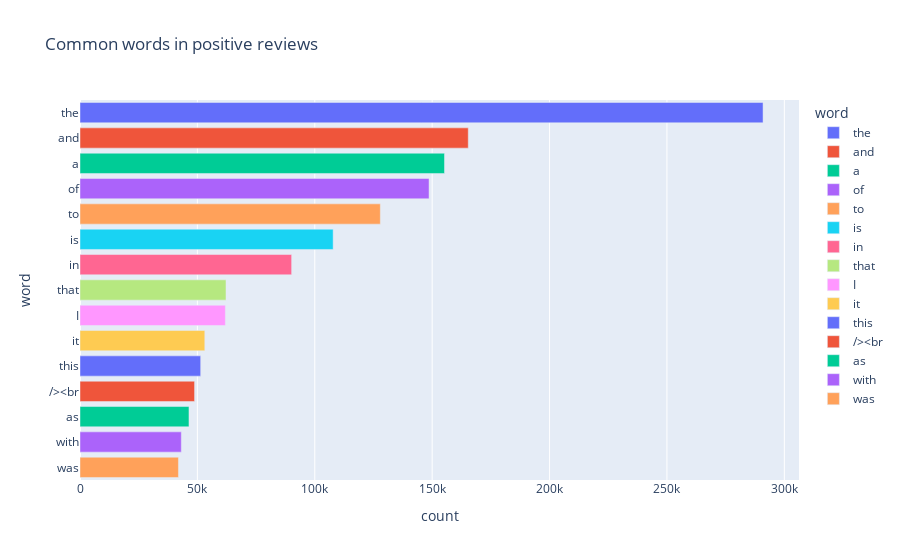

Notebook cell for this chart:
### Code cell
px.bar(pos_words, x='count', y='word', title= 'Common words in positive reviews', color ='word')

### Figure 1 — Plotly figure (JSON) as saved in the notebook; plotly's stock layout.template omitted (floating-point values rounded to 4 significant figures)
{"data": [{"hovertemplate": "word=%{y}<br>count=%{x}<extra></extra>", "legendgroup": "the", "marker": {"color": "#636efa", "pattern": {"shape": ""}}, "name": "the", "orientation": "h", "showlegend": true, "textposition": "auto", "type": "bar", "x": [290932], "xaxis": "x", "y": ["the"], "yaxis": "y"}, {"hovertemplate": "word=%{y}<br>count=%{x}<extra></extra>", "legendgroup": "and", "marker": {"color": "#EF553B", "pattern": {"shape": ""}}, "name": "and", "orientation": "h", "showlegend": true, "textposition": "auto", "type": "bar", "x": [165372], "xaxis": "x", "y": ["and"], "yaxis": "y"}, {"hovertemplate": "word=%{y}<br>count=%{x}<extra></extra>", "legendgroup": "a", "marker": {"color": "#00cc96", "pattern": {"shape": ""}}, "name": "a", "orientation": "h", "showlegend": true, "textposition": "auto", "type": "bar", "x": [155251], "xaxis": "x", "y": ["a"], "yaxis": "y"}, {"hovertemplate": "word=%{y}<br>count=%{x}<extra></extra>", "legendgroup": "of", "marker": {"color": "#ab63fa", "pattern": {"shape": ""}}, "name": "of", "orientation": "h", "showlegend": true, "textposition": "auto", "type": "bar", "x": [148673], "xaxis": "x", "y": ["of"], "yaxis": "y"}, {"hovertemplate": "word=%{y}<br>count=%{x}<extra></extra>", "legendgroup": "to", "marker": {"color": "#FFA15A", "pattern": {"shape": ""}}, "name": "to", "orientation": "h", "showlegend": true, "textposition": "auto", "type": "bar", "x": [127921], "xaxis": "x", "y": ["to"], "yaxis": "y"}, {"hovertemplate": "word=%{y}<br>count=%{x}<extra></extra>", "legendgroup": "is", "marker": {"color": "#19d3f3", "pattern": {"shape": ""}}, "name": "is", "orientation": "h", "showlegend": true, "textposition": "auto", "type": "bar", "x": [107829], "xaxis": "x", "y": ["is"], "yaxis": "y"}, {"hovertemplate": "word=%{y}<br>count=%{x}<extra></extra>", "legendgroup": "in", "marker": {"color": "#FF6692", "pattern": {"shape": ""}}, "name": "in", "orientation": "h", "showlegend": true, "textposition": "auto", "type": "bar", "x": [90145], "xaxis": "x", "y": ["in"], "yaxis": "y"}, {"hovertemplate": "word=%{y}<br>count=%{x}<extra></extra>", "legendgroup": "that", "marker": {"color": "#B6E880", "pattern": {"shape": ""}}, "name": "that", "orientation": "h", "showlegend": true, "textposition": "auto", "type": "bar", "x": [62191], "xaxis": "x", "y": ["that"], "yaxis": "y"}, {"hovertemplate": "word=%{y}<br>count=%{x}<extra></extra>", "legendgroup": "I", "marker": {"color": "#FF97FF", "pattern": {"shape": ""}}, "name": "I", "orientation": "h", "showlegend": true, "textposition": "auto", "type": "bar", "x": [61914], "xaxis": "x", "y": ["I"], "yaxis": "y"}, {"hovertemplate": "word=%{y}<br>count=%{x}<extra></extra>", "legendgroup": "it", "marker": {"color": "#FECB52", "pattern": {"shape": ""}}, "name": "it", "orientation": "h", "showlegend": true, "textposition": "auto", "type": "bar", "x": [53162], "xaxis": "x", "y": ["it"], "yaxis": "y"}, {"hovertemplate": "word=%{y}<br>count=%{x}<extra></extra>", "legendgroup": "this", "marker": {"color": "#636efa", "pattern": {"shape": ""}}, "name": "this", "orientation": "h", "showlegend": true, "textposition": "auto", "type": "bar", "x": [51403], "xaxis": "x", "y": ["this"], "yaxis": "y"}, {"hovertemplate": "word=%{y}<br>count=%{x}<extra></extra>", "legendgroup": "/><br", "marker": {"color": "#EF553B", "pattern": {"shape": ""}}, "name": "/><br", "orientation": "h", "showlegend": true, "textposition": "auto", "type": "bar", "x": [48800], "xaxis": "x", "y": ["/><br"], "yaxis": "y"}, {"hovertemplate": "word=%{y}<br>count=%{x}<extra></extra>", "legendgroup": "as", "marker": {"color": "#00cc96", "pattern": {"shape": ""}}, "name": "as", "orientation": "h", "showlegend": true, "textposition": "auto", "type": "bar", "x": [46419], "xaxis": "x", "y": ["as"], "yaxis": "y"}, {"hovertemplate": "word=%{y}<br>count=%{x}<extra></extra>", "legendgroup": "with", "marker": {"color": "#ab63fa", "pattern": {"shape": ""}}, "name": "with", "orientation": "h", "showlegend": true, "textposition": "auto", "type": "bar", "x": [43153], "xaxis": "x", "y": ["with"], "yaxis": "y"}, {"hovertemplate": "word=%{y}<br>count=%{x}<extra></extra>", "legendgroup": "was", "marker": {"color": "#FFA15A", "pattern": {"shape": ""}}, "name": "was", "orientation": "h", "showlegend": true, "textposition": "auto", "type": "bar", "x": [41934], "xaxis": "x", "y": ["was"], "yaxis": "y"}], "layout": {"barmode": "relative", "legend": {"title": {"text": "word"}, "tracegroupgap": 0}, "title": {"text": "Common words in positive reviews"}, "xaxis": {"anchor": "y", "domain": [0, 1], "title": {"text": "count"}}, "yaxis": {"anchor": "x", "categoryarray": ["was", "with", "as", "/><br", "this", "it", "I", "that", "in", "is", "to", "of", "a", "and", "the"], "categoryorder": "array", "domain": [0, 1], "title": {"text": "word"}}}}
